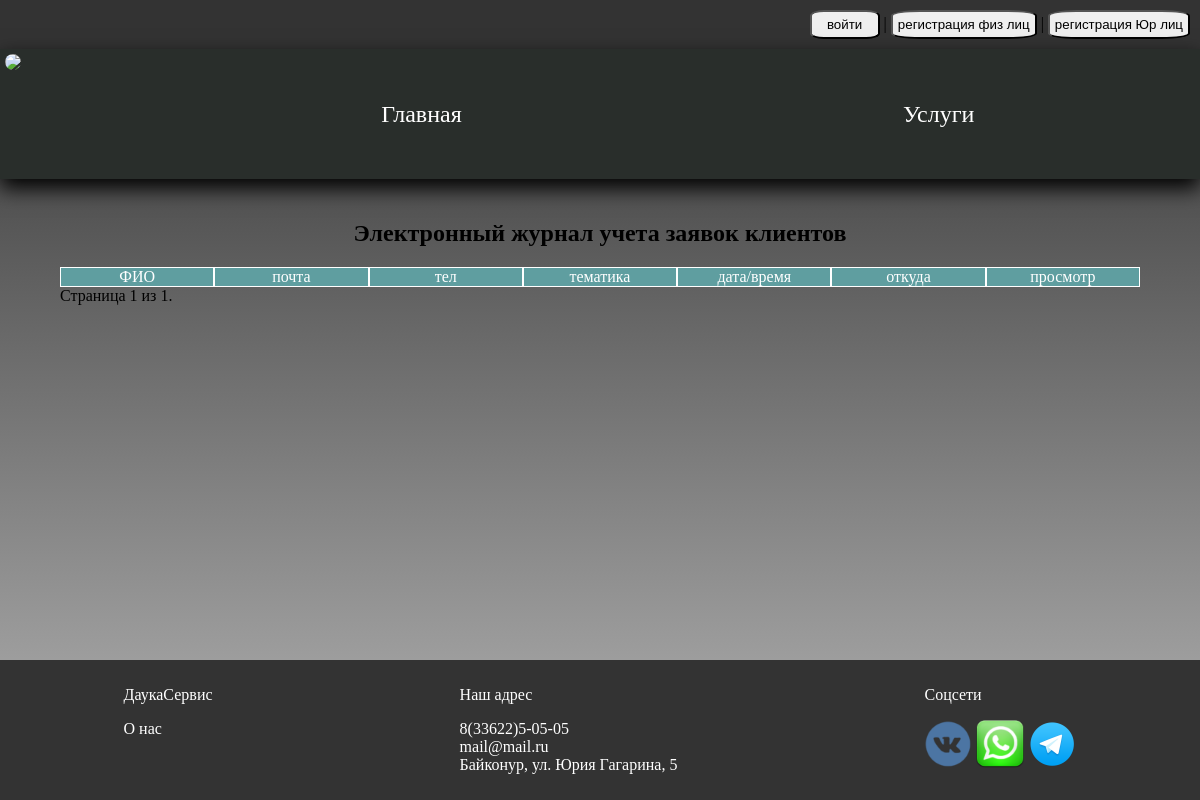
The page /voice_register?expired=True on the database as committed earlier.
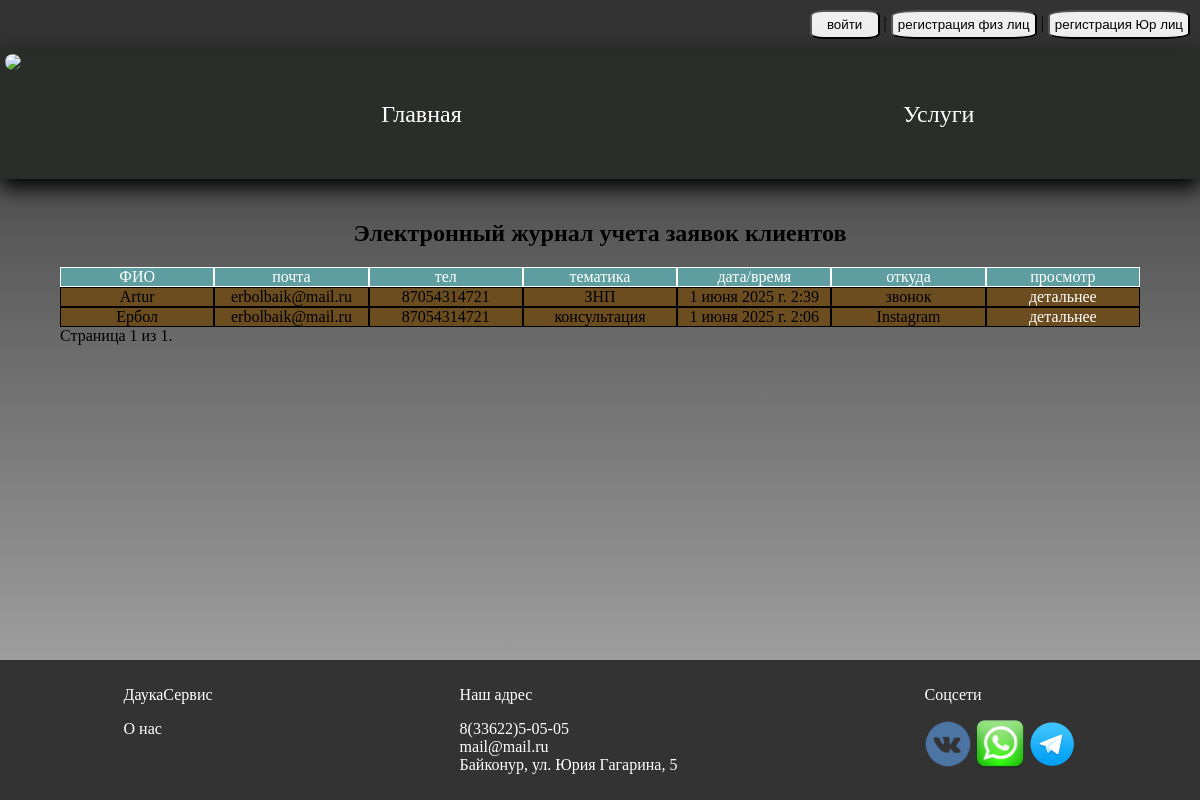
The same page on the database as committed later.
### voiceService/models.py (models this page shows, shortened)
class Voice(models.Model):
    client = models.ForeignKey(CustomUser, null=True, blank=True, on_delete=models.SET_NULL,
                               verbose_name='зарег. клиент')
    full_name = models.CharField(max_length=255, blank=True, verbose_name='ФИО')
    phone = models.CharField('телефон', max_length=30, blank=True)
    email = models.EmailField('почта', blank=True)
    created_at = models.DateTimeField(auto_now_add=True, verbose_name='время обращения')
    topic = models.ForeignKey(Topic, verbose_name='тематика', on_delete=models.SET_NULL, null=True)
    source = models.CharField(max_length=50, choices=[
        ('instagram', 'Instagram'),
        ('call', 'звонок'),
        ('vk', 'ВК'),
        ('tg', 'телеграм'),
        ('whatsapp', 'WhatsApp'),
    ], verbose_name='откуда заявка')
    status = models.BooleanField('Статус', default=False)
    def get_absolute_url(self):
        return reverse('voice_detail', kwargs={'pk': self.pk})
    class Meta:
        verbose_name = 'заявка'
        verbose_name_plural = 'заявки'

class Topic(models.Model):
    title = models.CharField(max_length=255)
    class Meta:
        verbose_name = 'тема заявки'
        verbose_name_plural = 'темы заявки'
    def __str__(self):
        return f'{self.title}'

### userManager/models.py (models this page shows)
class CustomUser(AbstractUser):
    inn = models.PositiveIntegerField('ИНН', blank=True, null=True, unique=True)
    email = models.EmailField(unique=True)

### voiceService/views.py (the view, shortened to what this page needs)
# urls.py: path('voice_register', voice_register, name='voice_register'),
def voice_register(request):
    form = VoicenForm(request.POST or None)
    expired = request.GET.get('expired')
    class_expired=''
    if expired:
        date_threshold = timezone.now() - timedelta(days=1)
        voices = Voice.objects.filter(status=False,created_at__lt=date_threshold).order_by('-created_at')
        class_expired='class_expired'
    paginator = Paginator(voices, 10)
    page_number = request.GET.get("page")
    page_obj = paginator.get_page(page_number)
    if form.is_valid():
        voice = form.save()
        VoiceAssignment.objects.create(voice=voice,employee=request.user)
        return redirect('voice_register')
    context = {
        'form': form,
        'page_obj': page_obj,
        'class_expired':class_expired,
    }
    return render(request, 'voice_register.html', context)

### userManager/views.py (called while the page is built)
def auth_form_processor(request):
    creating_form = UserForm()
    auth_form = AuthenticationForm()
    creating_form_legal = LegalEntity()
    return {
        'creating_form': creating_form,
        'auth_form': auth_form,
        'creating_form_legal': creating_form_legal,
        'roles':list(request.user.groups.all().values_list('name', flat=True)) if request.user.is_authenticated else []
    }

### templates/voice_register.html (shortened to what this page needs)
{% extends 'base.html' %}
{% block content %}
<h2>Электронный журнал учета заявок клиентов</h2>
<div class="row d-flex" style="color:#ffffff;background-color: cadetblue">
    <div class="col">ФИО</div>
    <div class="col">почта</div>
    <div class="col">тел</div>
    <div class="col">тематика</div>
    <div class="col">дата/время</div>
    <div class="col">откуда</div>
    <div class="col">просмотр</div>
</div>
{% for object in page_obj %}
<div class="row d-flex {{class_expired}}">
    <div class="col">{{ object.client|default:object.full_name }}</div>
    <div class="col">{{object.email}}</div>
    <div class="col">{{object.phone}}</div>
    <div class="col">{{object.topic}}</div>
    <div class="col">{{object.created_at}}</div>
    <div class="col">{{object.get_source_display}}</div>
    <div class="col">
        <a href="{{object.get_absolute_url}}"  class="tile__btn">детальнее</a>
    </div>
</div>
{% endfor %}
<div class="pagination">
    <span class="step-links">
        <span class="current">
            Страница {{ page_obj.number }} из {{ page_obj.paginator.num_pages }}.
        </span>
    </span>
</div>
{% endblock %}

### templates/base.html (shortened to what this page needs)
{% load static %}
<!DOCTYPE html>
<html lang="ru">
<head>
    <link rel="stylesheet" href="{% static 'style.css' %}">
</head>
<body>
<div class="container">
    <div class="head">
        <div class="log_auth">
            <div>
                {% if user.is_authenticated %}
                <a href="{% url 'user_logout' %}">{{request.user}}, выйти</a>
                <label for="menu_checkbox" style="color:white; text-align:start;">»</label>
                <input type="checkbox" id="menu_checkbox" style="display: none;">
                <div id="menu_profile">
                    <a href="{% url 'profile' %}">профиль</a>
                </div>
                {% else %}
                <button onclick="ShowElement('auth_form')">войти</button>
                |
                <button onclick="ShowElement('reg_form')">регистрация физ лиц</button>
                |
                <button onclick="ShowElement('reg_form_legal')">регистрация Юр лиц</button>
                {% endif %}
            </div>
        </div>
        <header class="header">
            <div class="header__logo">
                <img class="logo" src="https://svgsilh.com/svg/1296837.svg">
            </div>
            <div class="header__links">
                <ul>
                    <li><a href="{% url 'main' %}">Главная</a></li>
                    <li><a href="{% url 'service' %}">Услуги</a></li>
                </ul>
            </div>
        </header>
    </div>
    <div class="content">
        {% block content %}{% endblock %}
    </div>
    <footer class="footer">
        <div class="footer__card">
            <p>ДаукаСервис</p>
            <a href="#">О нас</a>
        </div>
        <div class="footer__card">
            <p>Наш адрес</p>
            <a class="contact" href="tel:83362250505">8(33622)5-05-05</a>
            <a class="contact" href="mail:mail@mail.ru">mail@mail.ru</a>
            <a class="contact" target="_blank" href="https://yandex.ru/maps/?text=Байконур, ул. Юрия Гагарина, 5">Байконур,
                ул. Юрия
                Гагарина, 5</a>
        </div>
        <div class="footer__card">
            <p>Соцсети</p>
            <a href="#"><img src="{% static 'images/ico/vk_ico.png' %}" width="48"></a>
            <a href="#"><img src="{% static 'images/ico/wa_ico.png' %}" width="48"></a>
            <a href="#"><img src="{% static 'images/ico/tg_ico.png' %}" width="48"></a>
        </div>
    </footer>
</div>
</body>
</html>

### static/style.css (style rules this page uses)
body { margin: 0; font-family: "Finder"; height: 100%; background: rgba(0, 0, 0, 0.15); position:relative; background: linear-gradient(to bottom, rgba(0, 0, 0, 0.8), rgba(67, 67, 67, 0.4)); }
.head { position: fixed; right: 0; left: 0; z-index: 1000; }
.container { display: flex; flex-direction: column; min-height: 100vh; }
a { text-decoration: none; color: white; }
.content { flex: 1; max-width: 1440px; max-height: 900px; overflow-y: auto; width:90%; margin: auto; margin-top: 200px; margin-bottom: 150px; }
.header { position: sticky; height: 120px; background: #292e2b; display: flex; padding: 5px; box-shadow: 0px 9px 20px 0px black; }
.header__links { width:100%; align-content: center; }
.header__links ul { display: flex; justify-content: space-around; }
.header__links li { display:inline-block; padding: 10px; }
.header__links a { font-size:24px; }
.header__logo, .logo { width: 128px; border-radius: 50%; }
.footer { width:100%; height:120px; background-color: #333; color: white; text-align: center; padding: 10px 0; display:flex; justify-content:space-around; bottom: 0; position:fixed; }
.footer__card { justify-items: start; }
.contact { display:block; }
.log_auth { text-align: end; padding: 10px; background-color: #333; }
button, .button { padding:5px; border-radius: 20%; min-width: 70px; cursor: pointer; }
h1,h2,h3 { text-align: center; }
.d-flex { display:flex; }

### templates/voice_register.html (style rules this page uses)
.col { width: calc(100%/6); }
.row .col { border: solid 1px; text-align:center; }
.class_expired { background-color: rgb(107, 77, 31);; }

Rows that differ between the two databases and show on the page:
added Voice: client "Artur", email "erbolbaik@mail.ru", phone "87054314721", topic "ЗНП", created_at "1 июня 2025 г. 2:39", source "звонок"
added Voice: client "Ербол", email "erbolbaik@mail.ru", phone "87054314721", topic "консультация", created_at "1 июня 2025 г. 2:06", source "Instagram"
